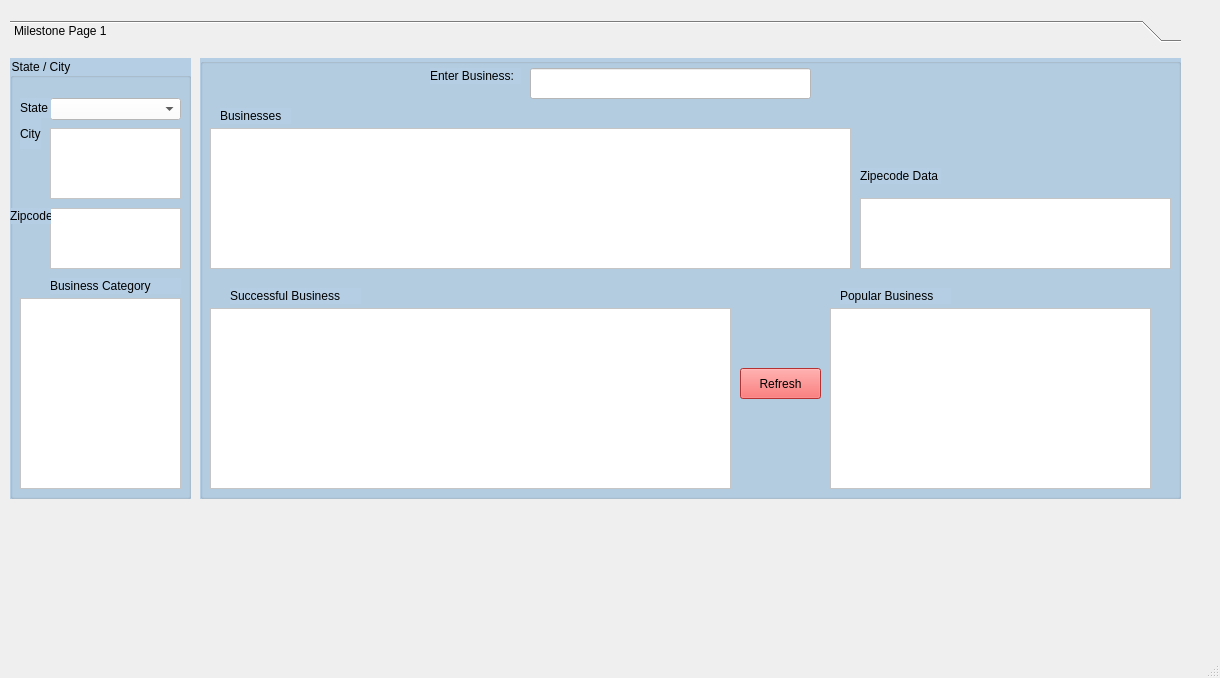
<?xml version="1.0" encoding="UTF-8"?>
<ui version="4.0">
 <class>MainWindow</class>
 <widget class="QMainWindow" name="MainWindow">
  <property name="geometry">
   <rect>
    <x>0</x>
    <y>0</y>
    <width>1220</width>
    <height>678</height>
   </rect>
  </property>
  <property name="windowTitle">
   <string>MainWindow</string>
  </property>
  <widget class="QWidget" name="centralwidget">
   <widget class="QToolBox" name="toolBox">
    <property name="geometry">
     <rect>
      <x>10</x>
      <y>20</y>
      <width>1171</width>
      <height>501</height>
     </rect>
    </property>
    <property name="styleSheet">
     <string notr="true">font: 12pt &quot;Lucida Sans&quot;;
font: 10pt &quot;MS Shell Dlg 2&quot;;</string>
    </property>
    <property name="currentIndex">
     <number>0</number>
    </property>
    <widget class="QWidget" name="page">
     <property name="geometry">
      <rect>
       <x>0</x>
       <y>0</y>
       <width>1171</width>
       <height>471</height>
      </rect>
     </property>
     <attribute name="label">
      <string>Milestone Page 1</string>
     </attribute>
     <widget class="QGroupBox" name="groupBox">
      <property name="geometry">
       <rect>
        <x>0</x>
        <y>10</y>
        <width>181</width>
        <height>441</height>
       </rect>
      </property>
      <property name="styleSheet">
       <string notr="true">font: 11pt &quot;MS Shell Dlg 2&quot;;
font: 8pt &quot;MS Shell Dlg 2&quot;;
background-color: rgb(181, 206, 227);</string>
      </property>
      <property name="title">
       <string>State / City</string>
      </property>
      <widget class="QComboBox" name="stateList">
       <property name="geometry">
        <rect>
         <x>40</x>
         <y>40</y>
         <width>131</width>
         <height>22</height>
        </rect>
       </property>
       <property name="styleSheet">
        <string notr="true">background-color: rgb(255, 255, 255);
font: 10pt &quot;MS Shell Dlg 2&quot;;</string>
       </property>
      </widget>
      <widget class="QLabel" name="label">
       <property name="geometry">
        <rect>
         <x>10</x>
         <y>40</y>
         <width>31</width>
         <height>20</height>
        </rect>
       </property>
       <property name="styleSheet">
        <string notr="true">font: 12pt &quot;Lucida Sans&quot;;
font: 8pt &quot;MS Shell Dlg 2&quot;;</string>
       </property>
       <property name="text">
        <string>State</string>
       </property>
      </widget>
      <widget class="QLabel" name="label_2">
       <property name="geometry">
        <rect>
         <x>10</x>
         <y>60</y>
         <width>21</width>
         <height>31</height>
        </rect>
       </property>
       <property name="styleSheet">
        <string notr="true">font: 12pt &quot;Lucida Sans&quot;;
font: 8pt &quot;MS Shell Dlg 2&quot;;</string>
       </property>
       <property name="text">
        <string>City</string>
       </property>
      </widget>
      <widget class="QListWidget" name="cityList">
       <property name="geometry">
        <rect>
         <x>40</x>
         <y>70</y>
         <width>131</width>
         <height>71</height>
        </rect>
       </property>
       <property name="styleSheet">
        <string notr="true">background-color: rgb(255, 255, 255);
font: 10pt &quot;Lucida Sans&quot;;</string>
       </property>
      </widget>
      <widget class="QListWidget" name="zipcodeList">
       <property name="geometry">
        <rect>
         <x>40</x>
         <y>150</y>
         <width>131</width>
         <height>61</height>
        </rect>
       </property>
       <property name="styleSheet">
        <string notr="true">background-color: rgb(255, 255, 255);
font: 10pt &quot;Lucida Sans&quot;;</string>
       </property>
      </widget>
      <widget class="QLabel" name="label_5">
       <property name="geometry">
        <rect>
         <x>0</x>
         <y>150</y>
         <width>41</width>
         <height>16</height>
        </rect>
       </property>
       <property name="text">
        <string>Zipcode</string>
       </property>
      </widget>
      <widget class="QLabel" name="label_6">
       <property name="geometry">
        <rect>
         <x>40</x>
         <y>220</y>
         <width>131</width>
         <height>16</height>
        </rect>
       </property>
       <property name="styleSheet">
        <string notr="true">font: 10pt &quot;MS Shell Dlg 2&quot;;</string>
       </property>
       <property name="text">
        <string>Business Category</string>
       </property>
      </widget>
      <widget class="QListWidget" name="categoryList">
       <property name="geometry">
        <rect>
         <x>10</x>
         <y>240</y>
         <width>161</width>
         <height>191</height>
        </rect>
       </property>
       <property name="styleSheet">
        <string notr="true">background-color: rgb(255, 255, 255);
font: 10pt &quot;Lucida Sans&quot;;</string>
       </property>
      </widget>
     </widget>
     <widget class="QGroupBox" name="businessGroup">
      <property name="geometry">
       <rect>
        <x>190</x>
        <y>10</y>
        <width>981</width>
        <height>441</height>
       </rect>
      </property>
      <property name="styleSheet">
       <string notr="true">font: 11pt &quot;MS Shell Dlg 2&quot;;
font: 8pt &quot;MS Shell Dlg 2&quot;;
background-color: rgb(181, 206, 227);</string>
      </property>
      <property name="title">
       <string/>
      </property>
      <widget class="QTableWidget" name="businessTable">
       <property name="geometry">
        <rect>
         <x>10</x>
         <y>70</y>
         <width>641</width>
         <height>141</height>
        </rect>
       </property>
       <property name="styleSheet">
        <string notr="true">background-color: rgb(255, 255, 255);
font: 10pt &quot;MS Shell Dlg 2&quot;;
</string>
       </property>
      </widget>
      <widget class="QLineEdit" name="bname">
       <property name="geometry">
        <rect>
         <x>330</x>
         <y>10</y>
         <width>281</width>
         <height>31</height>
        </rect>
       </property>
       <property name="styleSheet">
        <string notr="true">font: 10pt &quot;Lucida Sans&quot;;
background-color: rgb(255, 255, 255);</string>
       </property>
      </widget>
      <widget class="QLabel" name="label_7">
       <property name="geometry">
        <rect>
         <x>20</x>
         <y>50</y>
         <width>71</width>
         <height>16</height>
        </rect>
       </property>
       <property name="styleSheet">
        <string notr="true">font: 10pt &quot;MS Shell Dlg 2&quot;;</string>
       </property>
       <property name="text">
        <string>Businesses</string>
       </property>
      </widget>
      <widget class="QLabel" name="label_8">
       <property name="geometry">
        <rect>
         <x>230</x>
         <y>10</y>
         <width>91</width>
         <height>16</height>
        </rect>
       </property>
       <property name="styleSheet">
        <string notr="true">font: 10pt &quot;MS Shell Dlg 2&quot;;</string>
       </property>
       <property name="text">
        <string>Enter Business:</string>
       </property>
      </widget>
      <widget class="QTableWidget" name="successfulTable">
       <property name="geometry">
        <rect>
         <x>10</x>
         <y>250</y>
         <width>521</width>
         <height>181</height>
        </rect>
       </property>
       <property name="styleSheet">
        <string notr="true">background-color: rgb(255, 255, 255);
font: 8pt &quot;MS Shell Dlg 2&quot;;
</string>
       </property>
      </widget>
      <widget class="QTableWidget" name="popularTable">
       <property name="geometry">
        <rect>
         <x>630</x>
         <y>250</y>
         <width>321</width>
         <height>181</height>
        </rect>
       </property>
       <property name="styleSheet">
        <string notr="true">background-color: rgb(255, 255, 255);
font: 8pt &quot;MS Shell Dlg 2&quot;;
</string>
       </property>
      </widget>
      <widget class="QLabel" name="label_13">
       <property name="geometry">
        <rect>
         <x>30</x>
         <y>230</y>
         <width>131</width>
         <height>16</height>
        </rect>
       </property>
       <property name="styleSheet">
        <string notr="true">font: 10pt &quot;MS Shell Dlg 2&quot;;</string>
       </property>
       <property name="text">
        <string>Successful Business</string>
       </property>
      </widget>
      <widget class="QLabel" name="label_14">
       <property name="geometry">
        <rect>
         <x>640</x>
         <y>230</y>
         <width>111</width>
         <height>16</height>
        </rect>
       </property>
       <property name="styleSheet">
        <string notr="true">font: 10pt &quot;MS Shell Dlg 2&quot;;</string>
       </property>
       <property name="text">
        <string>Popular Business</string>
       </property>
      </widget>
      <widget class="QPushButton" name="refreshButton">
       <property name="geometry">
        <rect>
         <x>540</x>
         <y>310</y>
         <width>81</width>
         <height>31</height>
        </rect>
       </property>
       <property name="styleSheet">
        <string notr="true">background-color: rgb(255, 0, 0);
font: 75 9pt &quot;MS Shell Dlg 2&quot;;
background-color: rgb(255, 76, 76);
background-color: rgb(255, 69, 69);
color: rgb(255, 255, 255);
color: rgb(0, 0, 0);</string>
       </property>
       <property name="text">
        <string>Refresh</string>
       </property>
      </widget>
      <widget class="QTableWidget" name="zipcodeInfoTable">
       <property name="geometry">
        <rect>
         <x>660</x>
         <y>140</y>
         <width>311</width>
         <height>71</height>
        </rect>
       </property>
       <property name="styleSheet">
        <string notr="true">font: 8pt &quot;MS Shell Dlg 2&quot;;
background-color: rgb(255, 255, 255);</string>
       </property>
      </widget>
      <widget class="QLabel" name="label_3">
       <property name="geometry">
        <rect>
         <x>660</x>
         <y>110</y>
         <width>81</width>
         <height>16</height>
        </rect>
       </property>
       <property name="styleSheet">
        <string notr="true">font: 10pt &quot;MS Shell Dlg 2&quot;;</string>
       </property>
       <property name="text">
        <string>Zipecode Data</string>
       </property>
      </widget>
     </widget>
    </widget>
   </widget>
  </widget>
  <widget class="QMenuBar" name="menubar">
   <property name="geometry">
    <rect>
     <x>0</x>
     <y>0</y>
     <width>1220</width>
     <height>21</height>
    </rect>
   </property>
  </widget>
  <widget class="QStatusBar" name="statusbar"/>
 </widget>
 <resources/>
 <connections/>
</ui>
